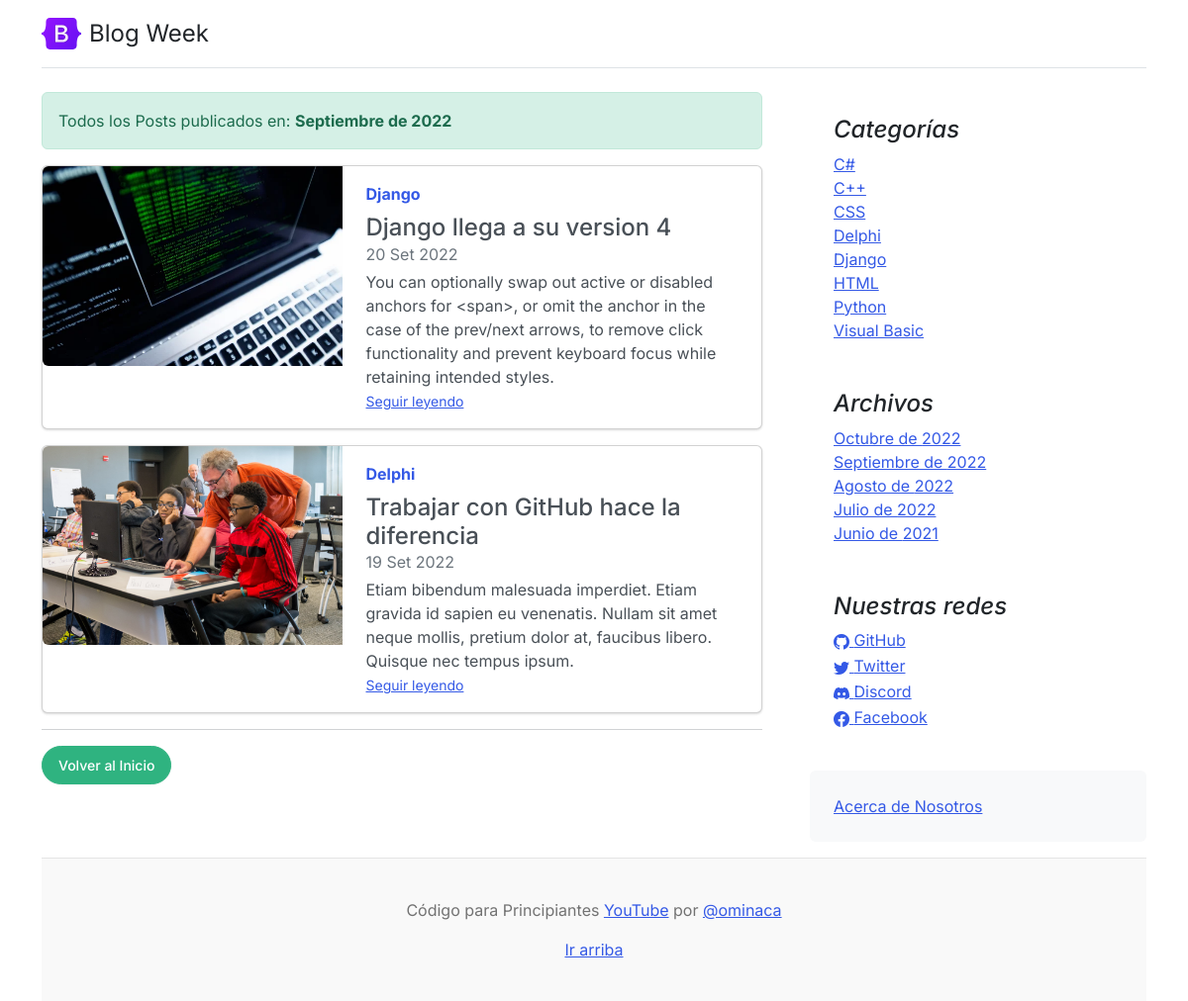
The app's page /dates/9/2022 with its own data.
### core/models.py (models this page shows, shortened)
class Post(models.Model):
	title = models.CharField(max_length=250, verbose_name='Título')
	excerpt = models.TextField(verbose_name='Bajada')
	content = RichTextField(verbose_name='Contenido')
	image = models.ImageField(upload_to='posts', null=True, blank=True, verbose_name='Imagen')
	published = models.BooleanField(default=False, verbose_name='Publicado')
	category = models.ForeignKey(Category, on_delete=models.CASCADE, related_name='get_posts', verbose_name='Categoría')
	author = models.ForeignKey(User, on_delete=models.CASCADE, related_name='get_posts', verbose_name='Autor')
	tags = models.ManyToManyField(Tag, verbose_name='Etiquetas')
	created = models.DateTimeField(auto_now_add=True, verbose_name='Fecha de creación')
	updated = models.DateTimeField(auto_now=True, verbose_name='Fecha de modificación')
	class Meta:
		verbose_name = 'Publicación'
		verbose_name_plural = 'Publicaciones'
		ordering = ['-created']

class Category (models.Model):
	name = models.CharField(max_length=200, unique=True, verbose_name='Nombre')
	active = models.BooleanField(default=True, verbose_name='Activo')
	created = models.DateTimeField(auto_now_add=True, verbose_name='Fecha de creación')
	updated = models.DateTimeField(auto_now=True, verbose_name='Fecha de modificación')
	class Meta:
		verbose_name = 'Categoría'
		verbose_name_plural = 'Categorías'
		ordering = ['name']
	def __str__(self):
		return self.name

class Link(models.Model):
	key = models.CharField(max_length=100, verbose_name='Key Link')
	name = models.CharField(max_length=120, verbose_name='Red Social')
	url = models.URLField(max_length=350, blank=True, null=True, verbose_name='Enlace')
	icon = models.CharField(max_length=100, blank=True, null=True, verbose_name='Icono')
	created = models.DateTimeField(auto_now_add=True, verbose_name='Fecha de creación')
	updated = models.DateTimeField(auto_now=True, verbose_name='Fecha de modificación')
	class Meta:
		verbose_name = 'Red Social'
		verbose_name_plural = 'Redes Sociales'
		ordering = ['name']

### core/views.py (the view)
# urls.py: path('dates/<int:month_id>/<int:year_id>', dates, name='dates'),
def dates(request, month_id, year_id):
    meses = {
        1: 'Enero',
        2: 'Febrero',
        3: 'Marzo',
        4: 'Abril',
        5: 'Mayo',
        6: 'Junio',
        7: 'Julio',
        8: 'Agosto',
        9: 'Septiembre',
        10: 'Octubre',
        11: 'Noviembre',
        12: 'Diciembre',
    }
    if month_id > 12 or month_id < 1:
        return render(request, 'core/404.html')
    posts = Post.objects.filter(published=True, created__month=month_id, created__year=year_id)
    return render(request, 'core/dates.html', {'posts':posts, 'month':meses[month_id], 'year':year_id})

### core/processors.py (called while the page is built)
def ctx_dic_about(request):
	ctx_about = {}
	ctx_about['ABOUT'] = About.objects.latest('created')
	return ctx_about

def ctx_dic_category(request):
	ctx_category = {}
	ctx_category['categories'] = Category.objects.filter(active=True)
	return ctx_category

def ctx_dic_history(request):
	ctx_history = {}
	ctx_history['dates'] = Post.objects.dates('created', 'month', order='DESC').distinct()
	return ctx_history

def ctx_dic_link(request):
	ctx_link = {}
	links = Link.objects.all()
	for link in links:
		ctx_link[link.key] = {'url':link.url, 'icon':link.icon}
	return ctx_link

### core/templates/core/dates.html
{% extends 'core/base.html' %}
{% load static %}
{% block content %}
<div class="alert alert-success" role="alert">
    Todos los Posts publicados en: <strong>{{ month }} de {{ year }}</strong>
</div>
{% for post in posts %}
    <div class="card mb-3">
        <div class="row g-0">
            <div class="col-md-5">
                <img src={{ post.image.url }} class="img-fluid rounded-start" alt="...">
            </div>
            <div class="col-md-7">
                <div class="card-body">
                    <strong class="d-inline-block mb-2 text-primary">{{ post.category }}</strong>
                    <h4 class="mb-0">{{ post.title }}</h4>
                    <div class="mb-1 text-muted">{{ post.created|date:"d M Y" }}</div>
                    <p class="card-text mb-auto">{{ post.excerpt }}</p>
                    <p class="card-text"><small class="text-muted"><a href={% url 'post' post.id %} class="stretched-link">Seguir leyendo</a></small></p>
                </div>
            </div>
        </div>
    </div>
{% empty %}
    <div class="alert alert-danger" role="alert">
        <strong>No existen Posts publicados en esa fecha</strong>
    </div>
{% endfor %}
<hr>
{% if request.path != '/' %}
    <div class="my-3">
        <a class="btn btn-success rounded-pill" href={% url 'home' %}>Volver al Inicio</a>
    </div>
{% endif %}
{% endblock %}

### core/templates/core/base.html (shortened to what this page needs)
<!doctype html>
<html lang="es">
<head>
    <link rel="stylesheet" href="https://cdn.jsdelivr.net/npm/bootstrap-icons@1.9.1/font/bootstrap-icons.css">
    {% load static %}
    <link href={% static 'core/css/bootstrap.min.css' %} rel="stylesheet">
    <link href={% static 'core/css/blog.css' %} rel="stylesheet">
</head>
<body>
  <div class="container">
    <header class="d-flex flex-wrap justify-content-center py-3 mb-4 border-bottom">
      <a href="/" class="d-flex align-items-center mb-3 mb-md-0 me-md-auto text-dark text-decoration-none">
        <img class="bi me-2" width="40" height="32" src={% static 'core/img/bootstrap-logo.svg' %}>
        <span class="fs-4">Blog Week</span>
      </a>
    </header>
    <main class="mt-2">
      <section class="row g-5">
        <div class="col-md-8">
            {% block content %} {% endblock %}
        </div>
        <aside class="col-md-4">
          <div class="position-sticky" style="top: 2rem;">
            <div class="p-4">
              <h4 class="fst-italic">Categorías</h4>
              <ol class="list-unstyled mb-0">
                {% for item in categories %}
                  <li><a href={% url 'category' %}?cat={{ item.id }}>{{ item.name }}</a></li>
                {% endfor %}
              </ol>
            </div>
            <div class="p-4">
              <h4 class="fst-italic">Archivos</h4>
              <ol class="list-unstyled mb-0">
                {% for item in dates %}
                  <li>
                    {% if item.month == 6 %}<a href={% url 'dates' item.month item.year %}>Junio de {{ item.year }}</a>{% endif %}
                    {% if item.month == 7 %}<a href={% url 'dates' item.month item.year %}>Julio de {{ item.year }}</a>{% endif %}
                    {% if item.month == 8 %}<a href={% url 'dates' item.month item.year %}>Agosto de {{ item.year }}</a>{% endif %}
                    {% if item.month == 9 %}<a href={% url 'dates' item.month item.year %}>Septiembre de {{ item.year }}</a>{% endif %}
                    {% if item.month == 10 %}<a href={% url 'dates' item.month item.year %}>Octubre de {{ item.year }}</a>{% endif %}
                  </li>
                {% endfor %}
              </ol>
            </div>
            <div class="p-4">
              <h4 class="fst-italic">Nuestras redes</h4>
              <ol class="list-unstyled">
                {% if LINK_GITHUB.url %}
                  <li><a href={{ LINK_GITHUB.url }}><i class="{{ LINK_GITHUB.icon }}"></i> GitHub</a></li>
                {% endif %}
                {% if LINK_TWITTER.url %}
                  <li><a href={{ LINK_TWITTER.url }}><i class="{{ LINK_TWITTER.icon }}"></i> Twitter</a></li>
                {% endif %}
                {% if LINK_DISCORD.url %}
                  <li><a href={{ LINK_DISCORD.url }}><i class="{{ LINK_DISCORD.icon }}"></i> Discord</a></li>
                {% endif %}
                {% if LINK_FACEBOOK.url %}
                  <li><a href={{ LINK_FACEBOOK.url }}><i class="{{ LINK_FACEBOOK.icon }}"></i> Facebook</a></li>
                {% endif %}
              </ol>
            </div>
            <div class="p-4 mb-3 bg-light rounded">
              <a href={% url 'about' %}>Acerca de Nosotros</a>
            </div>
          </div>
        </aside>
      </section>
    </main>
    <footer class="blog-footer">
      <p>Código para Principiantes <a href="https://www.youtube.com/channel/UCojloc55DB6zD6zB7-kTWWQ">YouTube</a> por <a href="https://twitter.com/ominaca">@ominaca</a></p>
      <p>
        <a href="#">Ir arriba</a>
      </p>
    </footer>
  </div>
</body>
</html>

### core/static/core/css/blog.css (style rules this page uses)
.blog-footer { padding: 2.5rem 0; color: #727272; text-align: center; background-color: #f9f9f9; border-top: .05rem solid #e5e5e5; }
.blog-footer p:last-child { margin-bottom: 0; }
.bi { vertical-align: -.125em; fill: currentColor; }

### records on screen
Post: image (picture), category "Django", title "Django llega a su version 4", created "20 Set 2022", excerpt "You can optionally swap out active or disabled anchors for <span>, or omit the anchor in the case of the prev/next arrows, to remove click functionality and prevent keyboard focus while retaining intended styles."
Post: image (picture), category "Delphi", title "Trabajar con GitHub hace la diferencia", created "19 Set 2022", excerpt "Etiam bibendum malesuada imperdiet. Etiam gravida id sapien eu venenatis. Nullam sit amet neque mollis, pretium dolor at, faucibus libero. Quisque nec tempus ipsum."
Category: name "C#"
Category: name "C++"
Category: name "CSS"
Category: name "Delphi"
Category: name "Django"
Category: name "HTML"
Category: name "Python"
Category: name "Visual Basic"

### other values on screen
{{ month }} "Septiembre"
{{ year }} "2022"
{{ item.year }} "2022"
{{ item.year }} "2021"
